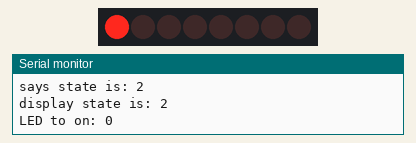
This sketch was run on a simulated Arduino Uno, built with avr-gcc and run on an emulated ATmega328P. On the bench: 8 shift-register outputs drawn as a row of LEDs (first output left, lit = HIGH), the last lines printed to the serial monitor. Wiring (inferred from the names in the program): shift register (74HC595): data pin 4; shift clock pin 6; latch pin 5. Wiring (inferred from the signals the program sends): row of LEDs: on Q0, Q1, Q2, Q3, Q4, Q5, Q6, Q7. Random numbers use the default seed unless the sketch sets one.

Above: at 1.3 s.
At 7.3 s:
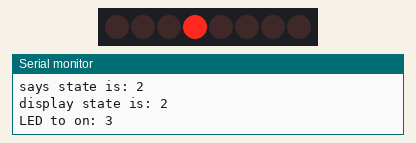
At 8.8 s:
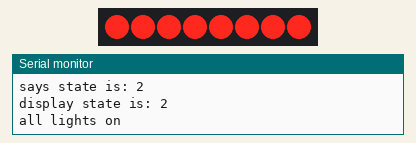
At 19.3 s:
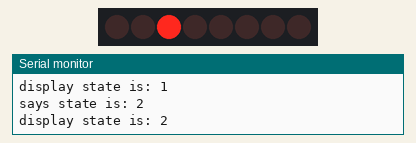
At 35.3 s:
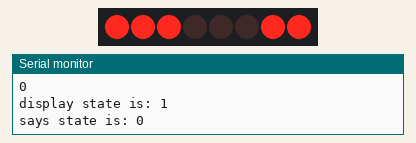
Timing chart, 0 to 40.0 s (numbered marks = the images above):
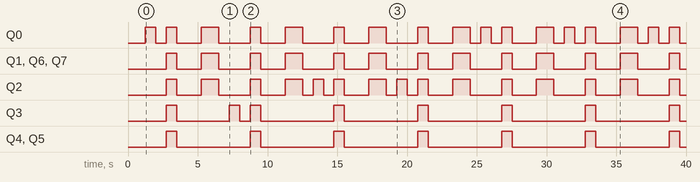

The sketch:

Simon_Says.ino
```cpp
#include <SoftwareSerial.h>
#include "scheduler.h"

#define COMMAND_SIZE 1
#define MAX_INPUT_SIZE 4
#define rxPin 2
#define txPin 3

int latchPin = 5;
int clockPin = 6;
int dataPin = 4;

byte leds = 0;

unsigned char gameChoice = 1; // 1: simonsays, 2: TBD, 3:TBD
char simonArray[8] = {0};
char gameState = 1;
char simonState = 0; //0: setup, 1: playing, 2: results
char inputFlag = 0;
char userInput = 0;
char winLose = 0; //1: wins, 2: loses
char allLights = 0;


SoftwareSerial wifly(rxPin, txPin);

void updateShiftRegister()
{
   digitalWrite(latchPin, LOW);
   shiftOut(dataPin, clockPin, MSBFIRST, leds);
   digitalWrite(latchPin, HIGH);
}

//will need to make more flexible for different games,
//set max size for i from a parameter
char ParseInput(char *commandBuffer)
{
  char *input = NULL;
  char command = 0;
  char i = 0;

  commandBuffer = commandBuffer + 1; //removing initial b
  input = strtok(commandBuffer, ",");
  command = *input;
  return command;
}

char getInput()
{
  char commandBuffer[MAX_INPUT_SIZE + 1];
  char i = 0;
  char command = 0;

  if(wifly.peek() == 'b')
  {
    while(wifly.available() && i < MAX_INPUT_SIZE)
    {
      char c = wifly.read();
      commandBuffer[i] = c;
      ++i;
      delay(2);
    }
  }
  if(i >= 0 && commandBuffer[i-1] == 'e')
  {
    command = ParseInput(commandBuffer);
    Serial.println(command, DEC);
    i = 0;
    delay(20);
  }
  return command;
}

enum SimonState {Simon_Init, Simon_Random, Simon_Game};

void Simon_Says(int state)
{
  static int noInputCnt = 0;
  static char inputCnt = 0;
  static char timeTrack = 0;
  static char i = 0;
  Serial.print("says state is: ");
  Serial.println(state, DEC);
  //actions
  switch(state)
  {
    case Simon_Init:
      break;
    case Simon_Random:
      if(i < gameState)
      {
        int ranNum = random(1, 9);
        Serial.print("Random is: ");
        Serial.println(ranNum, DEC);
        simonArray[gameState - 1] = char(ranNum);
        ++i;
        timeTrack += 1;
      }
      break;
    case Simon_Game:
      if(simonState == 1 && !allLights)
      {
        userInput = getInput();
        Serial.println(userInput, DEC);
        if(userInput == 0)
        {
          ++noInputCnt;
          if(noInputCnt >= 6)
          {
            simonState = 2;
            winLose = 2;
            noInputCnt = 0;
          }
        }
        else
        {
          inputFlag = 1;
          if(userInput == simonArray[gameState - 1])
          {
            ++inputCnt;
            if(inputCnt >= gameState)
            {
              simonState = 2;
              winLose = 1;
            }
          }
          else
          {
            simonState = 2;
            winLose = 2;
          }
        }
      }
      break;
    default:
      break;
  }
  //transitions
  switch(state)
  {
    case Simon_Init:
      if(simonState != 2)
      {
        state = Simon_Random;
      }
      else
      {
        state = Simon_Init;
      }
      break;
    case Simon_Random:
      if(i < gameState)
      {
        state = Simon_Random;
      }
      else
      {
        state = Simon_Game;
        i = 0;
      }
      break;
    case Simon_Game:
      if(simonState != 2)
      {
        state = Simon_Game;
      }
      if(simonState == 2)
      {
        state = Simon_Init;
      }
      break;
    default:
      break;
  }
  scheduleTimer1Task(&Simon_Says, state, 200);
}

enum SimonDisplayState {Disp_Init, Disp_Off, Disp_On};

// discern between game setup and user input
void Simon_Display(int state)
{
  static char cnt = 0;
  static char dispCnt = 0;
  static char displayOn = 0;
  static char i = 0;
  Serial.print("display state is: ");
  Serial.println(state, DEC);
  //actions
  switch(state)
  {
    case Disp_Init:
      break;
    case Disp_Off:
      //turn off lights
      leds = 0;
      updateShiftRegister();
      ++cnt;
      if(allLights)
      {
        allLights = 0;
      }
      break;
    case Disp_On:
      if(simonState == 0)
      {
        if(dispCnt < gameState + 1 && !displayOn)
        {
          //display value of simonArray[dispCnt]
          if(dispCnt < gameState)
          {
            int led = simonArray[gameState - 1];
            --led;
            Serial.print("LED to on: ");
            Serial.println(led, DEC);
            bitSet(leds, led);
            updateShiftRegister();
          }
          else
          {
            Serial.println("all lights on");
            for(i = 0; i < 8; i++)
            {
              bitSet(leds, i);
            }
            updateShiftRegister();
            allLights = 1;
          }
          displayOn = 1;
          ++dispCnt;
        }
        ++cnt;
      }
      if(simonState == 1)
      {
        if(inputFlag)
        {
          Serial.println(userInput, DEC);
          cnt++;
        }
      }
      if(simonState == 2)
      {
        if(winLose == 1)
        {
          Serial.println("happy face");
          for(i = 2; i < 7; i++)
          {
            bitSet(leds, i);
          }
          updateShiftRegister();
          ++cnt;
        }
        else
        {
          Serial.println("sad face");
          for(i = 0; i < 3; i++)
          {
            bitSet(leds, i);
          }
          for(i = 6; i < 8; i++)
          {
            bitSet(leds, i);
          }
          updateShiftRegister();
          ++cnt;
        }
      }
      break;
    default:
      break;
  }
  //transitions
  switch(state)
  {
    case Disp_Init:
      state = Disp_Off;
      break;
    case Disp_Off:
      if(simonState == 0)
      {
        if(cnt < 3)
        {
          state = Disp_Off;
        }
        else
        {
          cnt = 0;
          state = Disp_On;
        }
      }
      if(simonState == 1)
      {
        if(inputFlag)
        {
          cnt = 0;
          state = Disp_On;
        }
        else
        {
          state = Disp_Off;
        }
      }
      if(simonState == 2)
      {
        cnt = 0;
        state = Disp_On;
      }
      break;
    case Disp_On:
      if(simonState == 0)
      {
        if(cnt < 3)
        {
          state = Disp_On;
        }
        else
        {
          if(dispCnt > gameState)
          {
            simonState = 1;
            Serial.println("transition to player");
            dispCnt = 0;
          }
          state = Disp_Off;
          cnt = 0;
          displayOn = 0;
        }
      }
      if(simonState == 1 && !allLights)
      {
        if(cnt < 4)
        {
          state = Disp_On;
        }
        else
        {
          cnt = 0;
          state = Disp_Off;
        }
      }
      if(simonState == 2)
      {
        if(cnt < 5)
        {
          state = Disp_On;
        }
        else
        {
          winLose = 0;
          state = Disp_Off;
          simonState = 0;
          cnt = 0;
        }
      }
      break;
    default:
      break;
  }
  scheduleTimer1Task(&Simon_Display, state, 200);
}

void setup() {
  // put your setup code here, to run once:
  pinMode(latchPin, OUTPUT);
  pinMode(dataPin, OUTPUT);
  pinMode(clockPin, OUTPUT);
  updateShiftRegister();
  Serial.begin(9600);
  while(!Serial)
  {
    ;
  }
  wifly.begin(9600);
  randomSeed(analogRead(0));

  setupTaskScheduler(2, 50);
  startSchedulerTicking();
  scheduleTimer1Task(&Simon_Says, Simon_Init, 200);
  scheduleTimer1Task(&Simon_Display, Disp_Init, 200);
}

void loop() {

}
```

scheduler.h
```cpp
/*
 * Randall Schmidt
 * A task scheduler that keeps an array of tasks
 * and uses timer interrupts at regular intervals
 * to execute those tasks at approximately the time
 * specified by the caller. In this implementation
 * the caller must know an upper limit for how many
 * tasks will be scheduled at once. This kind of
 * scheme works best with a small maximum number of
 * scheduled tasks and a low time resolution.
 * Otherwise you may be using more clock cycles
 * than you'd like.
 *
 * Thanks to amandaghassaei @ http://www.instructables.com/id/Arduino-Timer-Interrupts/step2/Structuring-Timer-Interrupts/
 * for the timer setup code.
 */

#include <Arduino.h>


const int prescaler = 1024; // How many clock cycles it takes before the underlying timer (Timer1) increments
const int timerHertz = 16000000 / prescaler; // How many times per second the underlying timer (Timer1) increments. 16,000,000 is the Arduino's clock speed

int maxTasks; // The maximum number of tasks that can be scheduled at once
unsigned long tickIntervalMs; // The number of milliseconds between two instances of the scheduler looking for due tasks to execute
int compareMatchRegister; // When the underlying timer (Timer1) hits this value, it interrupts and then resets to zero

// A task consists of:
// a pointer to a function that returns void and accepts a void* argument,
// that void* argument,
// and how many ticks before the task should be executed.
struct Task
{
  void (*action)(int);
        int state;
  unsigned long delayTicks;
};

struct Task** tasks;

// _maxTasks = you cannot have more than this many tasks scheduled
// at any given time. Additional tasks will be ignored. If you have
// the maximum number of tasks scheduled, you must wait for one to
// execute. Then you can schedule another task.
// _tickIntervalMs = how often in milliseconds the scheduler
// checks to see if any tasks are due to execute. The higher this number,
// the less accurate the scheduler (your tasks won't be run exactly when
// you want them to) but the overhead is also lower. A lower number makes
// the scheduler more accurate but introduces more overhead.
// You probably only want to call this function once
void setupTaskScheduler(int _maxTasks, unsigned long _tickIntervalMs)
{
  // Get rid of any existing tasks.
  if (tasks != NULL)
  {
    for (int i = 0; i < maxTasks; i++)
    {
      Task* task = tasks[i];
      free(task);
    }

    free(tasks);
  }

  tickIntervalMs = _tickIntervalMs;
  double interruptHertz = 1000 / _tickIntervalMs; // interruptHertz = How many times per second the caller is asking to check for and execute due tasks
  maxTasks = _maxTasks;
  tasks = (Task**)calloc(maxTasks, sizeof(Task*));

  compareMatchRegister = timerHertz / interruptHertz; // compareMatchRegister = when the underlying timer (Timer1) hits this value, it interrupts and then resets to zero
}

int scheduleTimer1Task(void (*action)(int), int state, unsigned long delayMs)
{
  // Look for an empty spot in the task array and put the new task there
  for (int i = 0; i < maxTasks; i++)
  {
    if (tasks[i] == NULL)
    {
      Task* ptr = (Task*)malloc(sizeof(struct Task));
      ptr->action = action;
      ptr->state = state;
      ptr->delayTicks = delayMs / tickIntervalMs;
      tasks[i] = ptr;
      return true; // Found an empty spot in the task list for this task
    }
  }

  return false; // No spot for this task found, scheduling request rejected
}

// Thanks to amandaghassaei @ http://www.instructables.com/id/Arduino-Timer-Interrupts/step2/Structuring-Timer-Interrupts/ for the code in this function
void startSchedulerTicking()
{
  noInterrupts();

  TCCR1A = 0;// set entire TCCR1A register to 0
  TCCR1B = 0;// same for TCCR1B
  TCNT1  = 0;//initialize counter value to 0
  // set compare match register for 1hz increments
  OCR1A = compareMatchRegister;// = (16*10^6) / (1*1024) - 1 (must be <65536)
  // turn on CTC mode
  TCCR1B |= (1 << WGM12);
  // Set CS10 and CS12 bits for 1024 prescaler
  TCCR1B |= (1 << CS12) | (1 << CS10);
  // enable timer compare interrupt
  TIMSK1 |= (1 << OCIE1A);

  interrupts();
}

// This is the timer interrupt
ISR( TIMER1_COMPA_vect )
{
  // Look for tasks that are due to be executed
  for (int i = 0; i < maxTasks; i++)
  {
    if (tasks[i] != NULL)
    {
      Task* task = tasks[i];
      unsigned long ticks = task->delayTicks;

      if (ticks == 0) // It's due!
      {
         void (*action)(int) = task->action;
         int state = task->state;
         free(task);
         tasks[i] = NULL;
         action(state);
       }
      else
      {
        task->delayTicks--; // If the task it not due, decrement its remaining tick count
      }
    }
  }
}
```

Measured:
- by itself, Q0: LOW → HIGH at 1.3 s, → LOW 0.75 s later, → HIGH 0.75 s later, → LOW 0.75 s later, … (34 changes in this stretch)
- by itself, Q1, Q6, Q7: repeats every 6.0 s: LOW 1.8 s, HIGH 1.3 s, LOW 2.3 s, HIGH 0.75 s
- by itself, Q2: LOW → HIGH at 2.8 s, → LOW 0.75 s later, → HIGH 1.8 s later, → LOW 1.3 s later, … (30 changes in this stretch)
- by itself, Q3: goes HIGH 0.75 s, LOW 3.8 s, HIGH 0.75 s, LOW 0.75 s, 5 × (HIGH 0.75 s, LOW 5.3 s), HIGH 0.75 s, then LOW
- by itself, Q4, Q5: alternates HIGH for 0.75 s and LOW for 5.3 s
